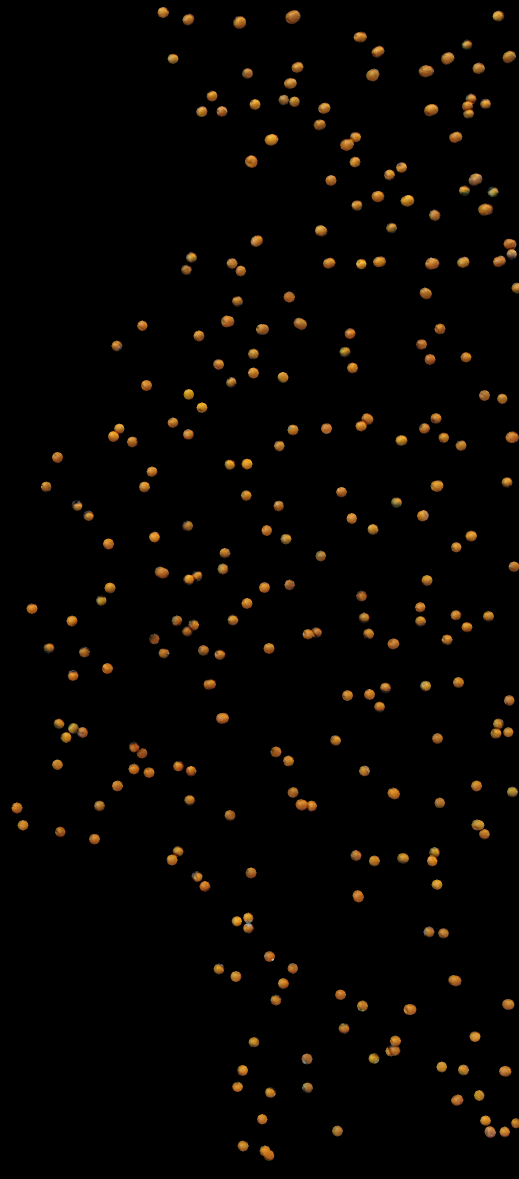
#> input picture src/histbckprj_object.png, 1038 x 2358 px, given in place of DJI_0240.JPG, which was not available (shown at 1/2 size)
$ python ex2.py   (older library calls are emulated)
#> lines starting #> are read from the running program, lines starting #| are printed output that depends on the picture; after the words box and inside, x2 and y2 are one past the last pixel; in counts of white or black regions, pixels touching at a corner belong together; pictures that were not available may be replaced by others from this repository, and a replacement may not be noted
### src/config_loader.py
# Non executable
"""
    Exposes a method for loading a configuration into
    a Python dictionary from a JSON file.

    Author:     frnyb
    Date:       20200303
"""

###############################################################
# Imports

import json

###############################################################
# Methods

def load_config(json_config_file = "config.json"):
#> called with json_config_file = 'config.json'
        config = None

        with open(json_config_file) as f:
#> (reads src/config.json from the repository)
            config = json.load(f)

        return config

### src/ex2.py
#!/usr/bin/Python
"""
    Four different methods for segmenting image.

    Author:     frnyb
    Date:       20201802
"""

###############################################################
# Imports

import cv2
import numpy as np

from math import sqrt

from config_loader import load_config

###############################################################
# Methods

def segment_bgr(
    bgr_img,
    bgr_lowerb,
    bgr_upperb
):
    seg_img = cv2.inRange(
        bgr_img,
        bgr_lowerb,
        bgr_upperb
    )

    return seg_img

def segment_cielab(
    bgr_img,
    lab_lowerb,
    lab_upperb
):
    lab_img = cv2.cvtColor(
        bgr_img,
        cv2.COLOR_BGR2LAB
    )

    seg_img = cv2.inRange(
        lab_img,
        lab_lowerb,
        lab_upperb
    )

    return seg_img

def segment_hist_backpr(
    targ_img_bgr,
    obj_img_bgr
):
    targ_img_hsv = cv2.cvtColor(
        targ_img_bgr,
        cv2.COLOR_BGR2HSV
    )
    obj_img_hsv = cv2.cvtColor(
        obj_img_bgr,
        cv2.COLOR_BGR2HSV
    )

    obj_hist = cv2.calcHist(
        [obj_img_hsv],
        [0, 1],
        None,
        [180, 256],
        [0, 180, 0, 256]
    )

    cv2.normalize(
        obj_hist,
        obj_hist,
        0,
        255,
        cv2.NORM_MINMAX
    )
    dst = cv2.calcBackProject(
        [targ_img_hsv],
        [0, 1],
        obj_hist,
        [0, 180, 0, 256],
        1
    )

    disc = cv2.getStructuringElement(
        cv2.MORPH_ELLIPSE,
        (5, 5)
    )
    cv2.filter2D(
        dst,
        -1,
        disc,
        dst
    )

    return dst

def segment_dist(
    img_bgr,
    bgr_val
):
    img_sub = np.zeros(img_bgr.shape)
    img_sub[:, :, 0] = np.subtract(img_bgr[:, :, 0], bgr_val[0])
    img_sub[:, :, 1] = np.subtract(img_bgr[:, :, 1], bgr_val[1])
    img_sub[:, :, 2] = np.subtract(img_bgr[:, :, 2], bgr_val[2])

    img_dist = np.sqrt(np.multiply(img_sub[:, :, 0], img_sub[:, :, 0]) + np.multiply(img_sub[:, :, 1], img_sub[:, :, 1]) + np.multiply(img_sub[:, :, 2], img_sub[:, :, 2]))

    img_dist = np.divide(img_dist, img_dist.max())
    img_dist = np.subtract(1, img_dist)
    img_dist = np.multiply(img_dist, 255)
    img_dist = img_dist.astype(int)

    return img_dist

def calc_lowerb(
    mean,
    stdev,
    interval_scalar
):
    return (mean[0] - interval_scalar * stdev[0], mean[1] - interval_scalar * stdev[1], mean[2] - interval_scalar * stdev[2])

def calc_upperb(
    mean,
    stdev,
    interval_scalar
):
    return (mean[0] + interval_scalar * stdev[0], mean[1] + interval_scalar * stdev[1], mean[2] + interval_scalar * stdev[2])

###############################################################
# Main

if __name__ == "__main__":
    config = load_config()

    img = cv2.imread("../input/DJI_0240.JPG")
#> img is the input picture: shape (2358, 1038, 3); mean B, G, R 1.7, 4.3, 6.6

    bgr_props = config['bgr_properties']
    bgr_mean = (bgr_props['b_mean'], bgr_props['g_mean'], bgr_props['r_mean'])
    bgr_stdev = (bgr_props['b_stdev'], bgr_props['g_stdev'], bgr_props['r_stdev'])

    # # BGR segmentation
    img_seg_bgr = segment_bgr(
        img,
        calc_lowerb(
            bgr_mean,
            bgr_stdev,
            bgr_props['lowerb_stdev_scalar']
        ), calc_upperb(
            bgr_mean,
            bgr_stdev,
            bgr_props['upperb_stdev_scalar']
        )
    )
#> in segment_bgr, `seg_img = cv2.inRange( bgr_img, bgr_lowerb, bgr_upperb )`:
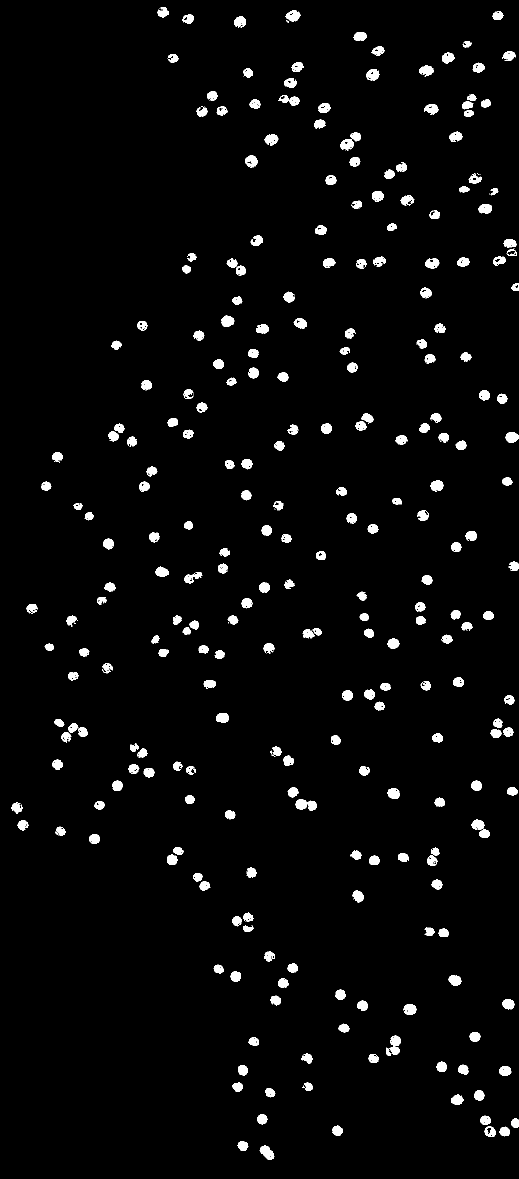
#> seg_img: shape (2358, 1038) (shown at 1/2 size); 3.2% white; 322 white regions (56 under 20 px)

    _, cnts, _ = cv2.findContours(img_seg_bgr, cv2.RETR_TREE, cv2.CHAIN_APPROX_SIMPLE)
#> cnts = 1072 contours, 756 with area under 20; largest, box (x1, y1, x2, y2) and area: (591, 1598, 634, 1622) 599, (519, 2291, 549, 2320) 480, (571, 20, 601, 44) 434, (490, 310, 515, 336) 424, (733, 138, 759, 161) 415

    img_seg_bgr = cv2.drawContours(img, cnts, -1, (255,255,255), 3)

    cv2.imwrite(
        "../output/ex2_bgr_inrange.png",
        img_seg_bgr
    )


    # # LAB segmentation
    lab_props = config['lab_properties']
    lab_mean = (lab_props['l_mean'], lab_props['a_mean'], lab_props['b_mean'])
    lab_stdev = (lab_props['l_stdev'], lab_props['a_stdev'], lab_props['b_stdev'])

    img_seg_lab = segment_cielab(
        img,
        calc_lowerb(
            lab_mean,
            lab_stdev,
            lab_props['lowerb_stdev_scalar']
        ), calc_upperb(
            lab_mean,
            lab_stdev,
            lab_props['upperb_stdev_scalar']
        )
    )
#> in segment_cielab, `lab_img = cv2.cvtColor( bgr_img, cv2.COLOR_BGR2LAB )`: lab_img: shape (2358, 1038, 3); mean of channels 0, 1, 2 11.2, 128.2, 128.5
#> in segment_cielab, `seg_img = cv2.inRange( lab_img, lab_lowerb, lab_upperb )`:
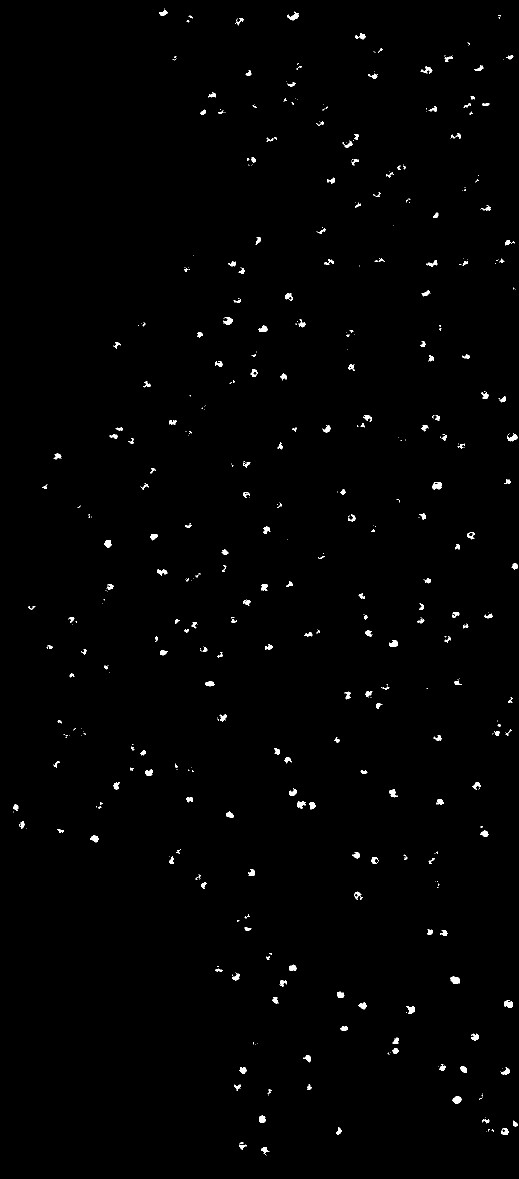
#> seg_img: shape (2358, 1038) (shown at 1/2 size); 0.8% white; 460 white regions (239 under 20 px)

    _, cnts, _ = cv2.findContours(img_seg_lab, cv2.RETR_TREE, cv2.CHAIN_APPROX_SIMPLE)
#> cnts = 508 contours, 304 with area under 20; largest, box (x1, y1, x2, y2) and area: (864, 964, 884, 979) 196, (900, 1953, 920, 1968) 192, (905, 2192, 924, 2207) 176, (1008, 2001, 1026, 2016) 160, (574, 23, 598, 41) 160

    img_seg_lab = cv2.drawContours(img, cnts, -1, (255,255,255), 3)

    cv2.imwrite(
        "../output/ex2_lab_inrange.png",
        img_seg_lab
    )


    # Hist backprj sementation
    img_obj = cv2.imread("pumpkin.png")
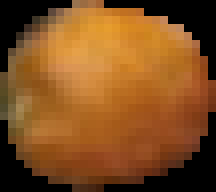
#> input picture src/pumpkin.png, 27 x 24 px (shown 8 times larger)
#> img_obj is the input picture: shape (24, 27, 3); mean B, G, R 31.9, 78.5, 128.6
    img_seg_hist = segment_hist_backpr(
        img,
        img_obj
    )
#> in segment_hist_backpr, `targ_img_hsv = cv2.cvtColor( targ_img_bgr, cv2.COLOR_BGR2HSV )`: targ_img_hsv: shape (2358, 1038, 3); mean H, S, V 0.1, 0.6, 12.2
#> in segment_hist_backpr, `obj_img_hsv = cv2.cvtColor( obj_img_bgr, cv2.COLOR_BGR2HSV )`: obj_img_hsv: shape (24, 27, 3); mean H, S, V 11.1, 148.5, 128.6
#> in segment_hist_backpr, `obj_hist = cv2.calcHist( [obj_img_hsv], [0, 1], None, [180, 256], [0, ..`:
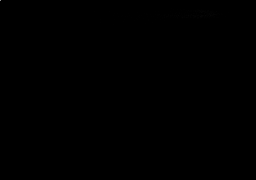
#> obj_hist: shape (180, 256) float32; min 0, max 144, mean 0
#> in segment_hist_backpr, `cv2.normalize( obj_hist, obj_hist, 0, 255, cv2.NORM_MINMAX )`: obj_hist: shape (180, 256) float32; 0.67% of pixels changed, all inside (x1, y1, x2, y2) = (0, 0, 229, 25)
#> in segment_hist_backpr, `cv2.filter2D( dst, -1, disc, dst )`:
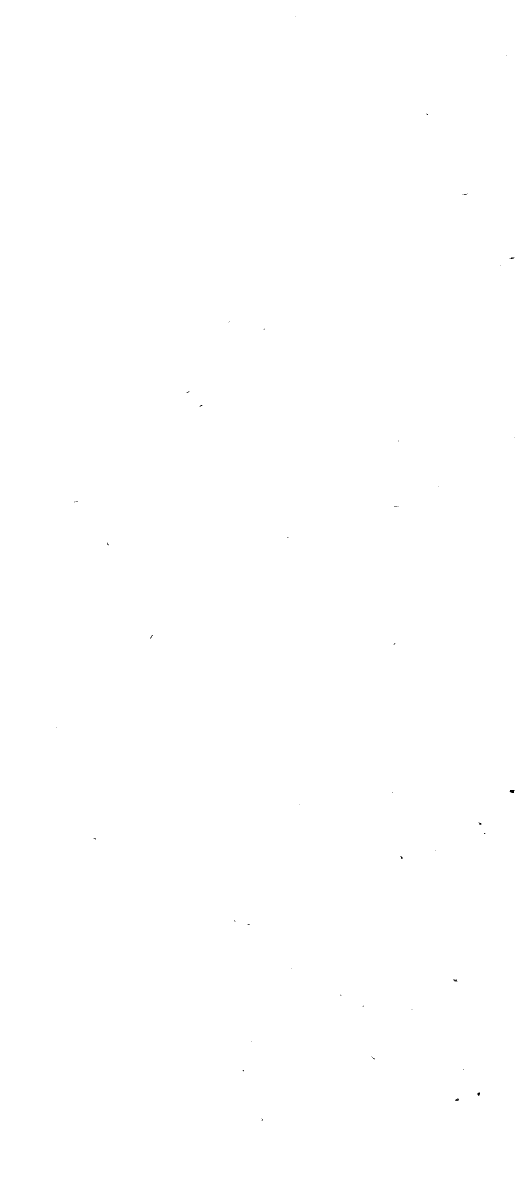
#> dst: shape (2358, 1038) (shown at 1/2 size); min 0, max 255, mean 255
    ret, thresh_hist = cv2.threshold(
        img_seg_hist,
        230,
        255,
        cv2.THRESH_BINARY
    )
#> thresh_hist: shape (2358, 1038); 100% white; black in thin lines or dots, all inside (x1, y1, x2, y2) = (113, 32, 1030, 2241)

    _, cnts, _ = cv2.findContours(thresh_hist, cv2.RETR_TREE, cv2.CHAIN_APPROX_SIMPLE)
#> cnts = 58 contours, 50 with area under 20; largest, box (x1, y1, x2, y2) and area: (0, 0, 1038, 2358) 2444209, (1018, 1579, 1030, 1587) 60, (909, 2196, 919, 2203) 38, (906, 1957, 916, 1964) 36, (954, 2184, 961, 2193) 34, (1018, 514, 1030, 519) 29, (956, 1644, 964, 1651) 24, (800, 1711, 806, 1719) 22

    thresh_hist = cv2.drawContours(img, cnts, -1, (255,255,255), 3)
#> thresh_hist: shape (2358, 1038, 3)

    cv2.imwrite(
        "../output/ex2_bgr_histbackprj.png",
        thresh_hist
    )

    # # BGR distance from mean segmentation
    img_seg_bgr_dist = segment_dist(
        img,
        bgr_mean
    )
#> in segment_dist, `img_sub[:, :, 2] = np.subtract(img_bgr[:, :, 2], bgr_val[2])`:
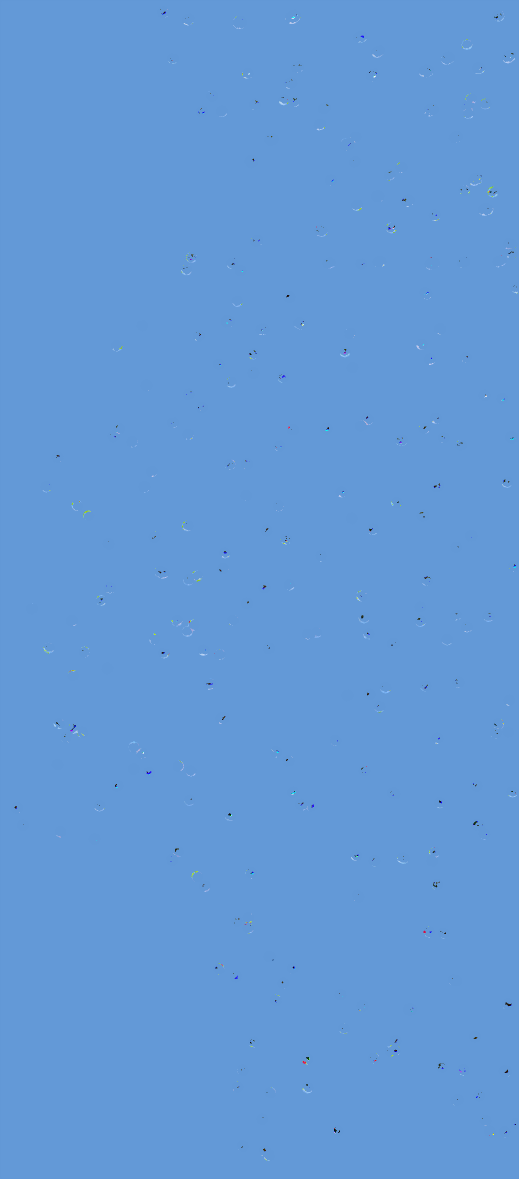
#> img_sub: shape (2358, 1038, 3) float64 (shown at 1/2 size); mean B, G, R 214.8, 152.9, 99
#> in segment_dist, `img_dist = img_dist.astype(int)`:
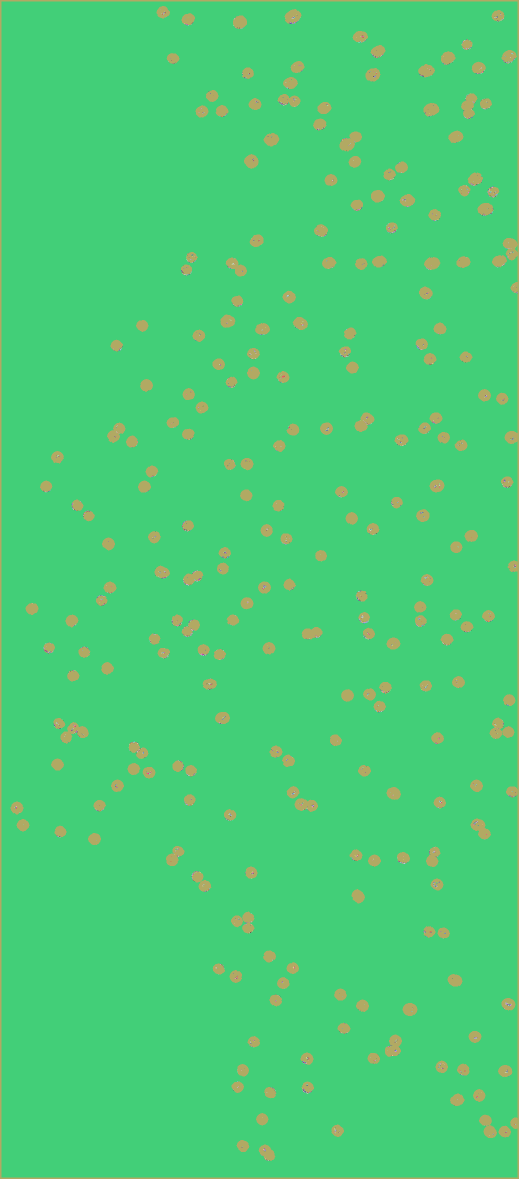
#> img_dist: shape (2358, 1038) int64 (shown at 1/2 size); 205 distinct labels, from 0 to 252; one colour per label, 0 black
    cv2.imwrite(
        "../output/ex2_bgr_dist.png",
        img_seg_bgr_dist
    )
